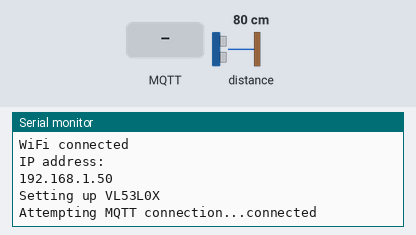
Bench run of a sketch on a simulated ESP8266 (NodeMCU). Shown: the last lines printed to the serial monitor. The inputs (shaded band) are chosen by the test bench; at power-on: distance to the obstacle 80 cm. WiFi joins after 1.5 s; servers stay silent unless stated; no MQTT or app messages arrive unless stated.

Above: at 2.7 s.
2.8 s: MQTT message "1" arrives on the first subscribed topic
At 3.4 s:
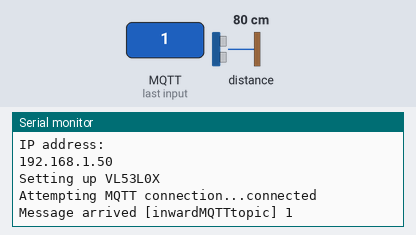
4.3 s: MQTT message "on" arrives on the first subscribed topic
At 5.2 s:
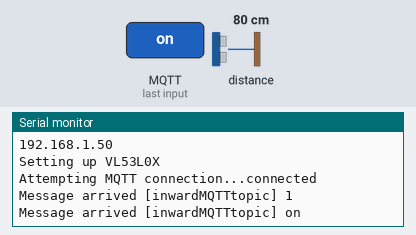
5.8 s: MQTT message "off" arrives on the first subscribed topic
At 7.0 s:
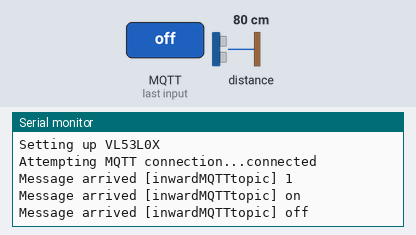

Measured:
- after the input at 2.8 s, the serial monitor: prints a new line at once (image 1)
- after the input at 4.3 s, the serial monitor: prints a new line at once (image 2)
- after the input at 5.8 s, the serial monitor: prints a new line at once (image 3)

The sketch:

VL53L0X-MQTT-Tripwire-Single.ino
```cpp
// VL53L0X-MQTT-Tripwire-Single V0.2
//
// VL53L0x Time of Flight laser rangefinder as MQTT laser tripwire
// Reports "triggered" as MQTT payload when beam broken.
//
// This sketch is created using example code mashed together by a non-expert
// who liked the idea of adding laser tripwires to thier home assistant install.
//
// PareidolialJebus (2019)
// pareidolialjebus at protonmail.com
// (Just call me Jee Bus)
//
// --------------------------------------------------------------------------------
// Credits
// This sketch is a heavily modified version of example file supplied with the
// Adafruit Library found here: https://github.com/adafruit/Adafruit_VL53L0X
//
// MQTT implemented using the PubSubClient library and example code by
// Nick O'Leary found here: https://github.com/knolleary/pubsubclient
// --------------------------------------------------------------------------------

// Libraries
// --------------------------------------------------------------------------------
#include <ESP8266WiFi.h>
#include <PubSubClient.h>
#include "Adafruit_VL53L0X.h"

#include "secrets.h" // <------- dont forget to update the secrets file!

Adafruit_VL53L0X lox = Adafruit_VL53L0X();

int somethingNew = 0;
int endvalSent = 0;

WiFiClient espClient;
PubSubClient client(espClient);
long lastMsg = 0;
char msg[50];
int value = 0;

void setup_wifi() {

  delay(10);
  // We start by connecting to a WiFi network
  Serial.println();
  Serial.print("Connecting to ");
  Serial.println(ssid);

  WiFi.begin(ssid, password);

  while (WiFi.status() != WL_CONNECTED) {
    delay(500);
    Serial.print(".");
  }

  randomSeed(micros());

  Serial.println("");
  Serial.println("WiFi connected");
  Serial.println("IP address: ");
  Serial.println(WiFi.localIP());
}

void callback(char* topic, byte* payload, unsigned int length) {
  Serial.print("Message arrived [");
  Serial.print(topic);
  Serial.print("] ");
  for (int i = 0; i < length; i++) {
    Serial.print((char)payload[i]);
  }
  Serial.println();
}

void reconnect() {
  // Loop until we're reconnected
  while (!client.connected()) {
    Serial.print("Attempting MQTT connection...");

    // Attempt to connect
    if (client.connect(client.connect(clientId.c_str(), mqtt_user.c_str(), mqtt_pass.c_str()))) {
      Serial.println("connected");

      client.subscribe(mqtt_in.c_str());
    } else {
      Serial.print("failed, rc=");
      Serial.print(client.state());
      Serial.println(" try again in 5 seconds");
      // Wait 5 seconds before retrying
      delay(5000);
    }
  }
}

void setup() {

  Serial.begin(115200);
  setup_wifi();
  client.setServer(mqtt_server, 1883);
  client.setCallback(callback);

  Serial.println("Setting up VL53L0X");
  if (!lox.begin()) {
    Serial.println(F("Failed to boot VL53L0X."));
    while(1);
  }

}

void loop() {

  if (!client.connected()) {
    reconnect();
  }
  client.loop();

  // take a measurement
  VL53L0X_RangingMeasurementData_t measure;
  lox.rangingTest(&measure, false);

  if (measure.RangeStatus != 4) {  // phase failures have incorrect data
    snprintf (msg, 50, "%ld", measure.RangeMilliMeter);
    client.publish(mqtt_topic, msg);
    // reset flag to make sure "off" is sent via mqtt when sensor is not tripped
    somethingNew = 1;
    endvalSent = 0;
  } else {
   // Number is out of range
   somethingNew = 0;
  }

  // send a zero to say nothing going on
  if ((somethingNew == 0) && (endvalSent == 0)){
    client.publish(mqtt_topic, "off");
    endvalSent = 1;
  }

}
```

secrets.h
```cpp
// Update this file with your credentials

// WiFi
// --------------------------------------------------------------------------------
const char* ssid = "your_wifi_ssid";  // <------- add your Wi Fi details
const char* password = "your_wifi_password"; // <------- add your Wi Fi details

// MQTT
// --------------------------------------------------------------------------------
const char* mqtt_server = "your.mqtt.broker"; // <------- add your MQTT details
String mqtt_user = "your_mqtt_user"; // <------- add your MQTT details
String mqtt_pass = "your_mqtt_password"; // <------- add your MQTT details
const char* mqtt_topic = "outwardMQTTtopic"; // <------- add your MQTT details
String clientId = "id_of_your_choosing"; // <------- add a client ID
String mqtt_in = "inwardMQTTtopic"; // <------ the topic to listen to if needed
unsigned int mqtt_port = 1883; // <------ MQTT Port.  1883/1884/8883/8884
```
